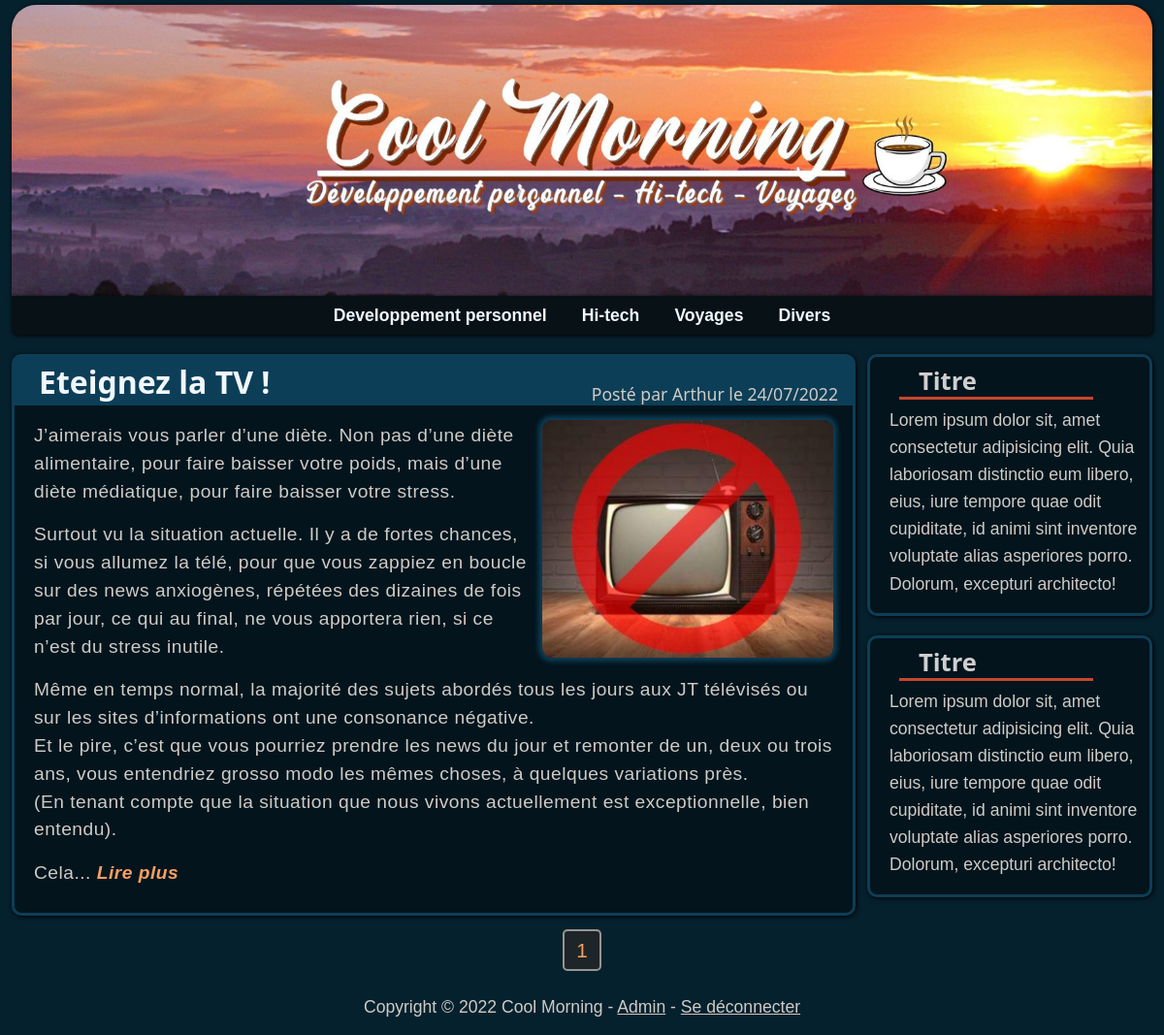
The page / on the database its author committed.
### models.py (models this page shows)
class Article(db.Model):
    id = db.Column(db.Integer, primary_key=True)
    title = db.Column(db.String(100), nullable=False)
    text = db.Column(db.Text, nullable=False)
    date = db.Column(db.DateTime, nullable=False)
    category = db.Column(db.String(50), nullable=False)
    posted = db.Column(db.Boolean, nullable=False)
    author = db.Column(db.String(50), nullable=False)
    img = db.Column(db.String, nullable=False)

### app.py (the view)
@app.route("/")
def index():
    page_selected = int(request.args.get("page", 1))  # We get the current page by looking at the URL
    total_pages, nb_pages = page_list() # A list of pages and its length
    start = (page_selected * ARTICLES_PER_PAGE) - ARTICLES_PER_PAGE
    start_butt, end_butt = buttons_range()
    if page_selected < start_butt:
        pages = total_pages[:BUTTONS_DISPLAYED]
    elif page_selected > nb_pages - end_butt:
        pages = total_pages[nb_pages - BUTTONS_DISPLAYED:]
    else:
        pages = total_pages[page_selected - start_butt:page_selected + end_butt]
    list_posts = Article.query.filter_by(posted=True).order_by(Article.date.desc()).offset(start).limit(ARTICLES_PER_PAGE).all()
    return render_template("index.html", articles=list_posts, page_selected=int(page_selected),
                            pages=pages, displayed=BUTTONS_DISPLAYED, total=total_pages, start_butt=start_butt, end_butt=end_butt, Markup=Markup)

### helpers.py (called while the page is built)
def page_list():
    nb_articles = Article.query.filter_by(posted=True).count()  # Get the total number of articles published
    nb_pages = math.ceil(nb_articles / ARTICLES_PER_PAGE)  # Calculate enough pages to fit all the articles
    total_pages = range(1, nb_pages + 1)  # This list represent the total of pages containing all the published articles
    return total_pages, nb_pages  # Return the list of pages and its length

def buttons_range():
    return math.ceil(BUTTONS_DISPLAYED/2), math.floor(BUTTONS_DISPLAYED/2)

### templates/index.html (shortened to what this page needs)
{% extends "layout.html" %}
{% block body %}
<div class="row">
    <div class="col-md-9">
        {% for article in articles %}
        <div class="article">
            <div class="article-header">
                <h2><a href="/article?id={{ article.id }}#begin">{{ article.title }}</a></h2>
                <p>Posté par {{ article.author }} le {{ article.date.strftime('%d/%m/%Y') }}</p>
            </div>
            <img src="{{ article.img }}" class="thumb">
            <div class="text">
                {{ Markup(article.text)|truncate(1060) }} <span class="read-more"><a href="/article?id={{ article.id }}#begin">Lire plus</a></span>
            </div>
        </div>
        {% endfor %}
    </div>
    <div class="col-md-3">
        <div class="aside">
            <h2>Titre</h2>
            <p>Lorem ipsum dolor sit, amet consectetur adipisicing elit. Quia laboriosam distinctio eum libero, eius, iure tempore quae odit cupiditate, id animi sint inventore voluptate alias asperiores porro. Dolorum, excepturi architecto!</p>
        </div>
        <div class="aside">
            <h2>Titre</h2>
            <p>Lorem ipsum dolor sit, amet consectetur adipisicing elit. Quia laboriosam distinctio eum libero, eius, iure tempore quae odit cupiditate, id animi sint inventore voluptate alias asperiores porro. Dolorum, excepturi architecto!</p>
        </div>
    </div>
</div>
<div class="pages">
    {% for page in pages %}
        {% if page == page_selected %}
            <a href="/?page={{ page }}" class="page-buttons-selected">{{ page }}</a>
        {% else %}
            <a href="/?page={{ page }}" class="page-buttons">{{ page }}</a>
        {% endif %}
    {% endfor %}
</div>
{% endblock %}

### templates/layout.html (shortened to what this page needs)
<!doctype html>
<html lang="fr">
  <head>
    <link href="{{ url_for('static', filename='styles/bootstrap.min.css')}}" rel="stylesheet">
    <link href="{{ url_for('static', filename='styles/custom.css')}}" rel="stylesheet" type="text/css">
  </head>
  <body>
    <div class="container">
        <div onclick="location.href='/';" class="p-5 new-header"></div>
        <ul class="list-inline nav">
            <div class="nav-block">
                <li class="list-inline-item"><a href="#">Developpement personnel
                </a></li><li class="list-inline-item"><a href="#">Hi-tech
                </a></li><li class="list-inline-item"><a href="#">Voyages
                </a></li><li class="list-inline-item"><a href="#">Divers
                </a></li>
            </div>
        </ul>
        <div class="container">
            {% block body %}{% endblock %}
        </div>
        <div class="container">
            {% if session.user == None %}
              <footer>Copyright &copy; 2022 Cool Morning - <a href="/login">Se connecter</a></footer>
            {% else %}
              <footer>Copyright &copy; 2022 Cool Morning - <a href="/admin">Admin</a> - <a href="/logout">Se déconnecter</a></footer>
            {% endif %}
        </div>
    </div>
  </body>
</html>

### static/styles/custom.css (style rules this page uses)
.container { max-width: 1700px; }
body { background-color: #06212e; font-family: Verdana, Arial, Tahoma, Serif; color: #cfcbc5; }
.new-header { background-image: url("../img/bg.jpg"); background-position: center; background-repeat: no-repeat; background-size: cover; height: 300px; border-radius: 25px 25px 0px 0px; margin-top: 5px; box-shadow: 1px 1px 5px black; cursor: pointer; }
.nav { background-color: #071116; height: 40px; text-align: center; border-radius: 0px 0px 5px 5px; box-shadow: 1px 1px 5px black; }
.nav-block { width: 650px; margin: auto; }
.nav .list-inline-item { margin-right: 18px; margin-left: 18px; }
.nav a { color: aliceblue; font-weight: bold; padding: 0; font-size: 1.1em; text-decoration: none; }
.article-header { background-color: #0d3e57; height: 40px; border-radius: 6px 6px 0px 0px; padding-left: 25px; height: 50px; }
.article-header h2 { font-family: Candara, Calibri, Segoe, Segoe UI, Optima, Arial, sans-serif; position: absolute; margin-top: 7px; font-weight: bolder; display: inline; }
.article-header h2 a { color: aliceblue; text-decoration: none; }
.article-header p { font-family: Candara, Calibri, Segoe, Segoe UI, Optima, Arial, sans-serif; color: #cfcbc5; display: inline; float: right; font-size: 1.1em; padding-top: 25px; padding-right: 15px; margin-bottom: -2px; }
.read-more a { font-weight: 600; font-style: italic; color: #f8a061 !important; text-decoration: none; }
.aside h2 { color: #cfcfcf; Font-family: Candara, Calibri, Segoe, Segoe UI, Optima, Arial, sans-serif; font-weight: bolder; border-bottom: 3px solid #c5472e; width: 200px; margin: 10px 0px 0px 30px; padding-left: 20px; font-size: 1.6em; }
.article .thumb { margin: 15px 20px 3px 10px; float: right; border-radius: 10px; width: 300px; height: 245px; object-fit: cover; box-shadow: 0px 0px 5px 4px #0d3e57; }
.article .text, .edit-article .text { font-size: 1.2em; padding: 17px 15px 10px 20px; letter-spacing: 0.5px; }
.aside p { font-size: 1.1em; padding: 7px 10px 0px 20px; line-height: 1.6em; }
.article, .edit-article { min-height: 350px; }
.article, .aside, .edit-article { box-sizing: border-box; background-color: #03141d; margin-top: 20px; border-radius: 10px; border: #0d3e57 solid; box-shadow: 1px 1px 5px black; }
.col-md-3 { padding:0; }
.col-md-9 { padding-left:0; }
.pages { width: 400px; margin: auto; margin-top: 20px; margin-bottom: 30px; text-align: center; }
.pages a { text-decoration: none; }
.page-buttons-selected { font-size: 1.3em; color: #f8a061; background-color: #1d2529; padding: 8px 12px; border: solid 2px #979591; margin: 5px; border-radius: 5px; pointer-events: none; }
footer { font-size: 1.1em; text-align: center; margin: 15px; }
footer a { color: #cfcbc5; }

### rows shown on the page
Article: title "Eteignez la TV !", author "Arthur", date "24/07/2022", text "J’aimerais vous parler d’une diète. Non pas d’une diète alimentaire, pour faire baisser votre poids, mais d’une diète médiatique, pour faire baisser votre stress. Surtout vu la situation actuelle. Il y a de fortes chances, si vous allumez la télé, pour que vous zappiez en boucle sur des news anxiogènes, répétées des dizaines de fois par jour, ce qui au final, ne vous apportera rien, si ce n’est du stress inutile. Même en temps normal, la majorité des sujets abordés tous les jours aux JT télévisés ou sur les sites d’informations ont une consonance négative. Et le pire, c’est que vous pourriez prendre les news du jour et remonter de un, deux ou trois ans, vous entendriez grosso modo les mêmes…"

### other values the page prints
{{ page }} "1"
